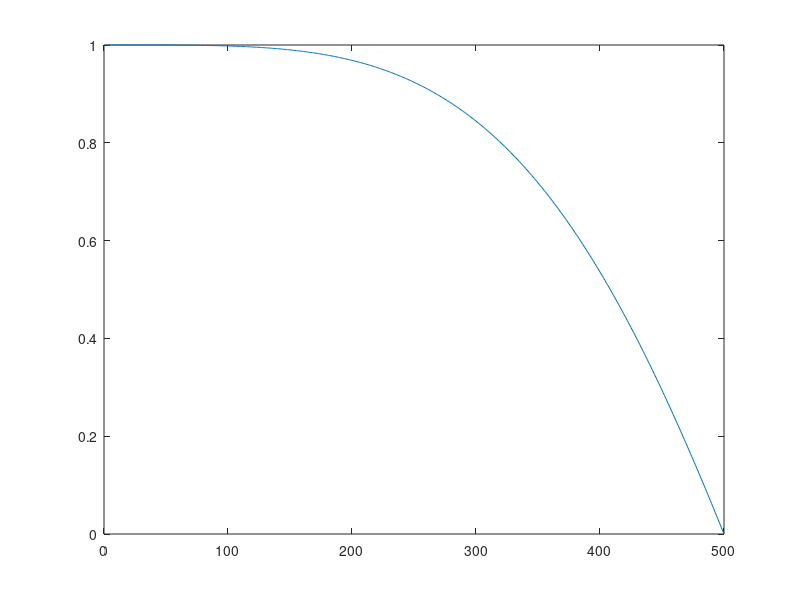

Recreate this plot in MATLAB.
% N=30;
% dim=30;
% lb=-100;
% ub=100;
% 
% empty.pos=[];
% empty.cost=[];
% 
% group=repmat(empty,N,1);
% 
% 
% for i=1:N %initial tentacles position
%    group(i).pos=lb+rand(1,dim).*(ub-lb);
%    group(i).cost=fobj(group(i).pos);
% end
% 
% x=1:N;
% y=group(1:end).pos;
% stem(x,y,'*');

T=500;
t=1:T;
y=cos(pi.*(t/T).^2./2);
plot(t,y)


